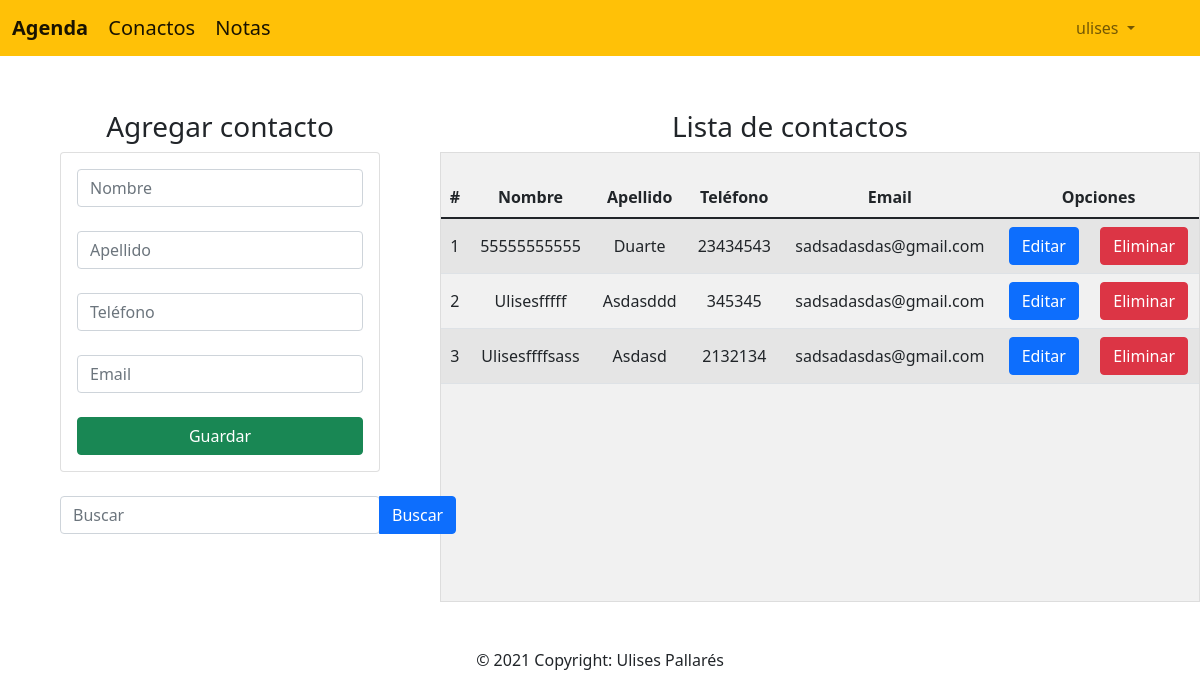
The page /home (signed in) on the database its author committed.
### Agenda_contactos/models.py (models this page shows, shortened)
class contacto(models.Model):
    nombre = models.CharField(max_length=50)
    apellido = models.CharField(max_length=50)
    telefono = models.IntegerField()
    email = models.EmailField(max_length = 254)
    usuario = models.ForeignKey(User, on_delete=models.CASCADE)

### Agenda_contactos/views.py (the view)
# urls.py: 2. Add a URL to urlpatterns:  path('', views.home, name='home')
@login_required
def home(request):
    nombrebus = request.GET.get('txtbuscar', False)
    if nombrebus == False:
        contactosEncontrados = contacto.objects.filter(usuario_id = auth.get_user(request).id ).order_by('nombre')
    else:
        contactosEncontrados = contacto.objects.filter(nombre__contains=nombrebus, usuario_id = auth.get_user(request).id).order_by('nombre')
        if len(contactosEncontrados) == 0:
            mensaje = nombrebus + ' no existe'
            messages.warning(request, mensaje)
    return render(request,"crud.html",{"contacto": contactosEncontrados})

### Agenda_contactos/templates/crud.html (shortened to what this page needs)
{% extends "base.html" %}
{% block content %}
<div class="row">
   <div class="col-sm-12 col-md-6 col-lg-4 col-xl-4">
    <br>
    <h3 style="text-align:center;" >Agregar contacto</h3>
    <div class="card">
        <div class="card-body">
            <form action="crearcontacto/" method="POST"> {% csrf_token %}
                <div class="form-gourp">
                    <input type="text" placeholder="Nombre" id="txtnombre" name="txtnombre" class="form-control" minlength="1" maxlength="50">
                </div>
                <br>
                <div class="form-gourp">
                    <input type="text" placeholder="Apellido" id="txtapellido" name="txtapellido" class="form-control" minlength="1" maxlength="50">
                </div>
                <br>
                <div class="form-gourp">
                <input type="number" placeholder="Teléfono" id="txttelefono" name="txttelefono" class="form-control" minlength="10" maxlength="10">
                </div>
                <br>
                <div class="form-gourp">
                    <input type="email" placeholder="Email" id="txtemail" name="txtemail" class="form-control" maxlength="254">
                </div>
                <br>
                <div class="form-gourp">
                    <button type="submit" class="btn btn-success btn-block text-white col-xl-12 " >
                        Guardar
                    </button>
                </div>
            </form>
        </div>
    </div>
    <br>
    <form action="home" method="GET"> {% csrf_token %}
        <div class="btn-group " method="GET">
            <input class="form-control col-xl-12 " id="txtbuscar" name="txtbuscar"  type="text" placeholder="Buscar" aria-label="Search">
            <button class="btn btn-primary submit" >Buscar</button>
       </div>
    </form>
    <br>
</div>
  <br>
   <div class="  col-sm-12 col-md-6 col-lg-8 col-xl-8" >
    <br>
       <h3 style="text-align: center;" >Lista de contactos</h3>
       <div class=" table-responsive" id="global" >
        <br>
           <table class="table table-striped  table-responsive " style="text-align:center;" id="mensajes">
                <thead >
                    <tr>
                        <th>#</th>
                        <th>Nombre</th>
                        <th>Apellido</th>
                        <th>Teléfono</th>
                        <th>Email</th>
                        <th colspan="2">Opciones</th>
                    </tr>
                </thead >
                <tbody >
                    {% for c in contacto %}
                    <tr >
                        <td>{{forloop.counter}}</td>
                        <td>{{c.nombre}}</td>
                        <td>{{c.apellido}}</td>
                        <td>{{c.telefono}}</td>
                        <td>{{c.email}}</td>
                        <td><a href="edicioncontacto/{{c.id}}" class="btn btn-primary" >Editar</a></td>
                        <td><a href="eliminarcontacto/{{c.id}}"class="btn btn-danger btnEliminacion"  >Eliminar</a></td>
                    </tr>
                    {% endfor %}
                </tbody>
           </table>
        </div>
   </div>
  </div>
</div>
{% endblock %}

### Agenda_contactos/templates/base.html (shortened to what this page needs)
<!DOCTYPE html>
<html lang="en">
  <head>
    {% load static %}
    <link href="https://cdn.jsdelivr.net/npm/bootstrap@5.1.2/dist/css/bootstrap.min.css" rel="stylesheet">
    <link rel="stylesheet" href="{% static 'css/crud.css' %}">
  </head>
  <body>
    <nav class=" navbar navbar-expand-lg navbar-light bg-warning ">
      <div class="container-fluid ">
        <div class="class content">
        <a class="navbar-brand" href="home"><strong>Agenda</strong></a>
        <a class="navbar-brand" href="home" >Conactos</a>
        <a class="navbar-brand" href="lista_notas">Notas</a>
        </div>
        <div class="mx-left" style="width: 120px;" class="collapse navbar-collapse" id="navbarSupportedContent">
          <ul class="navbar-nav me-auto mb-6 mb-lg-0">
            <li class="nav-item dropdown mx-right">
              <a class="nav-link dropdown-toggle"  href="home" id="navbarDropdown" role="button" data-bs-toggle="dropdown" aria-expanded="false" >
                {{user.username}}
              </a>
            </li>
          </ul>
        </div>
      </div>
    </nav>
    <div class="container">
      {% block content %}{% endblock %}
    <footer>
      <div class="footer-copyright text-center py-3">© 2021 Copyright: Ulises Pallarés
      </div>
    </footer>
  </body>
</html>

### Agenda_contactos/static/css/crud.css (style rules this page uses)
td, th { text-align:center; vertical-align: middle; }
#global { height: 450px; width: 760px; border: 1px solid #ddd; background: #f1f1f1; overflow-y: scroll; }
#mensajes { height: auto; }
.row > div { padding: 30px; }

### rows shown on the page
contacto: nombre "55555555555", apellido "Duarte", telefono "23434543", email "sadsadasdas@gmail.com"
contacto: nombre "Ulisesfffff", apellido "Asdasddd", telefono "345345", email "sadsadasdas@gmail.com"
contacto: nombre "Ulisesffffsass", apellido "Asdasd", telefono "2132134", email "sadsadasdas@gmail.com"

### other values the page prints
{{ user.username }} "ulises"
